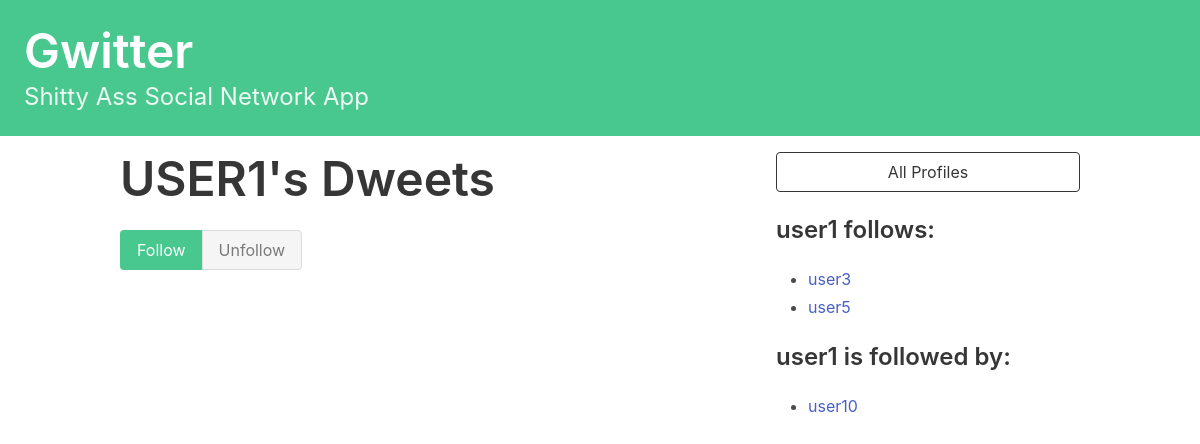
Page /gwitter/profile/user1 (signed in) on the committed database.
### gwitter/models.py (models this page shows, shortened)
class Profile(models.Model):
    user = models.OneToOneField(User, on_delete=models.CASCADE, related_name='profile')
    follows = models.ManyToManyField('self', related_name='followed_by', symmetrical=False, blank=True)
    def __str__(self):
        return f'{self.user.username}'

### gwitter/views.py (the view)
# urls.py: path('profile/<str:username>', profile, name='profile'),
def profile(request, username):
    if request.user.is_authenticated:
        if not hasattr(request.user, 'profile'):
            missing_profile = Profile(user=request.user)
            missing_profile.save()
        profile = Profile.objects.get(user=User.objects.get(username=username))
        current_user_profile = request.user.profile
        data = request.POST
        action = data.get('follow')
        if profile != current_user_profile:
            if action == 'follow':
                current_user_profile.follows.add(profile)
            elif action == 'unfollow':
                current_user_profile.follows.remove(profile)
            current_user_profile.save()
        user_follows = profile in request.user.profile.follows.all()
        return render(request, 'gwitter/profile.html',
                {'profile':profile, 'followers':len(profile.followed_by.all()),
                'follows':len(profile.follows.all()), 'user_follows':user_follows})

### gwitter/templates/gwitter/profile.html (shortened to what this page needs)
{% extends 'base.html' %}
{% block content %}
<div class="column">
    <div class="block">
    <h1 class="title is-1">
        {{profile.user.username|upper}}'s Dweets
    </h1>
    </div>
    <form method="post">
        <div class="buttons has-addons">
            {% if user_follows %}
                <button class="button is-success is-static">Follow</button>
                <button class="button is-danger" name="follow", value="unfollow">Unfollow</button>
            {% else %}
                <button class="button is-success" name="follow", value="follow">Follow</button>
                <button class="button is-danger is-static">Unfollow</button>
            {% endif %}
        </div>
    </form>
</div>
<div class="column is-one-third">
    <div class="block">
        <a href="{% url 'gwitter:profile-list' %}">
            <button class="button is-dark is-outlined is-fullwidth">
                All Profiles
            </button>
        </a>
    </div>
    <div class="block">
        <h3 class="title is-4">
            {{profile.user.username}} follows:
        </h3>
        <div class="content">
            <ul>
            {% for following in profile.follows.all %}
                <li>
                    <a href="{% url 'gwitter:profile' following.user.username %}">
                        {{ following }}
                    </a>
                </li>
            {% endfor %}
            </ul>
        </div>
    </div>
    <div class="block">
        <h3 class="title is-4">
            {{profile.user.username}} is followed by:
        </h3>
        <div class="content">
            <ul>
            {% for follower in profile.followed_by.all %}
                <li>
                    <a href="{% url 'gwitter:profile' follower.user.username %}">
                        {{ follower }}
                    </a>
                </li>
            {% endfor %}
            </ul>
        </div>
    </div>
</div>
{% endblock content %}

### rows in the picture
Profile: user.username "USER1", user.username "user1"
Profile: user.username "user3"
Profile: user.username "user5"
Profile: user.username "user10"
